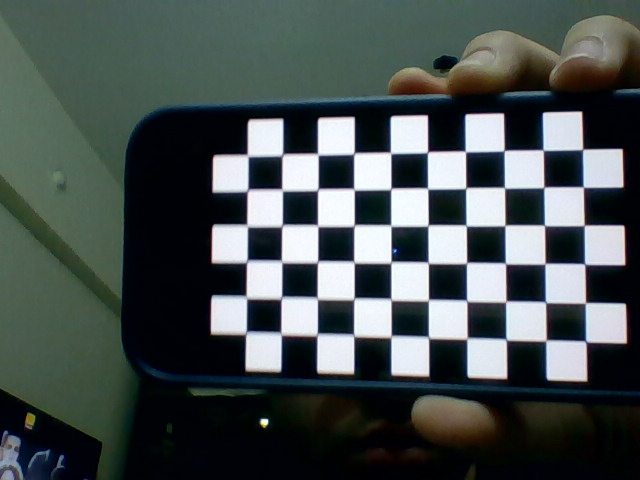
#> input picture WinterEEAproject/Midterm Evaluation/Images0.png, 640 x 480 px; its folder holds 4 pictures in this run
$ python calibration.py
#> lines starting #> are read from the running program, lines starting #| are printed output that depends on the picture
import numpy as np
import cv2 as cv
import glob


################ FIND CHESSBOARD CORNERS - OBJECT POINTS AND IMAGE POINTS #############################

chessboardSize = (4,4)
frameSize = (640,480)


# termination criteria
criteria = (cv.TERM_CRITERIA_EPS + cv.TERM_CRITERIA_MAX_ITER, 30, 0.001)


# prepare object points, like (0,0,0), (1,0,0), (2,0,0) ....,(6,5,0)
objp = np.zeros((chessboardSize[0] * chessboardSize[1], 3), np.float32)
objp[:,:2] = np.mgrid[0:chessboardSize[0],0:chessboardSize[1]].T.reshape(-1,2)

size_of_chessboard_squares_mm = 20
objp = objp * size_of_chessboard_squares_mm


# Arrays to store object points and image points from all the images.
objpoints = [] # 3d point in real world space
imgpoints = [] # 2d points in image plane.


images = glob.glob(r'C:\WinterEEAproject\Midterm Evaluation\*.png')

for image in images:

    img = cv.imread(image)
#> img is the input picture: shape (480, 640, 3); mean B, G, R 80.1, 80.9, 72.2
    gray = cv.cvtColor(img, cv.COLOR_BGR2GRAY)
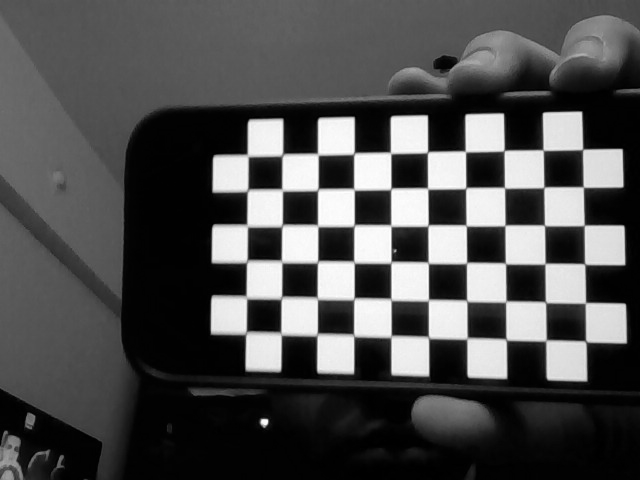
#> gray: shape (480, 640); min 0, max 255, mean 78.2

    # Find the chess board corners
    ret, corners = cv.findChessboardCorners(gray, chessboardSize, None)
#> ret = False; corners = None

    # If found, add object points, image points (after refining them)
    if ret == True:

        objpoints.append(objp)
        corners2 = cv.cornerSubPix(gray, corners, (11,11), (-1,-1), criteria)
        imgpoints.append(corners)

        # Draw and display the corners
        cv.drawChessboardCorners(img, chessboardSize, corners2, ret)
        cv.imshow('img', img)
        cv.waitKey(500)
#> pass 2 of the loop `for image in images:`:
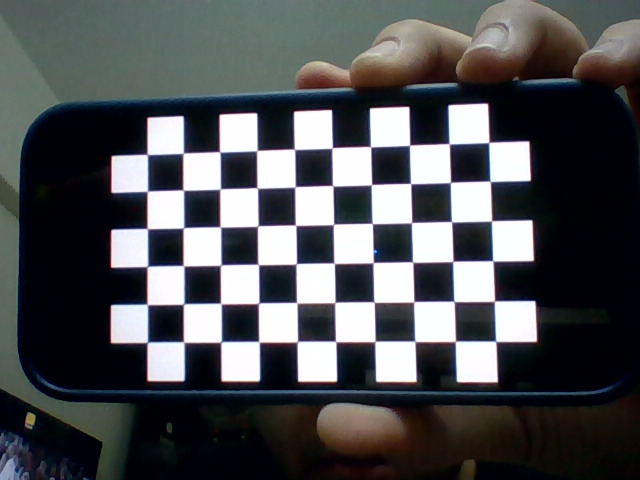
#> input picture WinterEEAproject/Midterm Evaluation/Images1.png, 640 x 480 px
#> img is the input picture: shape (480, 640, 3); mean B, G, R 83.8, 80.5, 78.9
#> `gray = cv.cvtColor(img, cv.COLOR_BGR2GRAY)`:
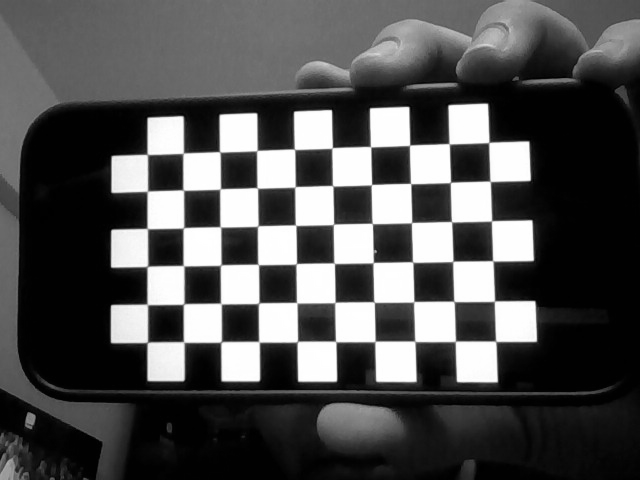
#> gray: shape (480, 640); min 0, max 255, mean 80.4
#> pass 3 of the loop `for image in images:`:
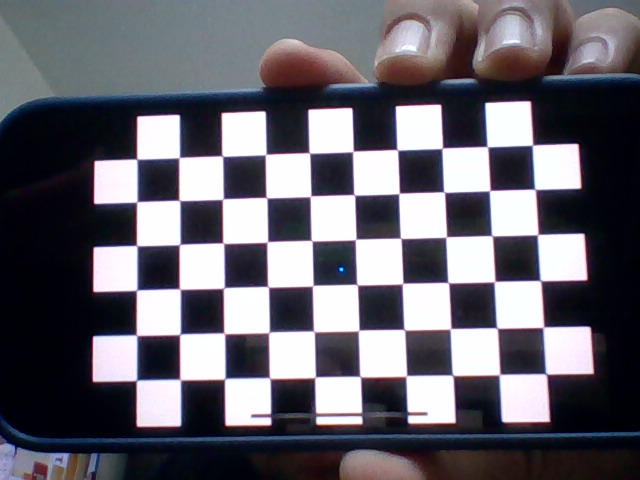
#> input picture WinterEEAproject/Midterm Evaluation/Images2.png, 640 x 480 px
#> img is the input picture: shape (480, 640, 3); mean B, G, R 108.7, 99.7, 102.1
#> `gray = cv.cvtColor(img, cv.COLOR_BGR2GRAY)`:
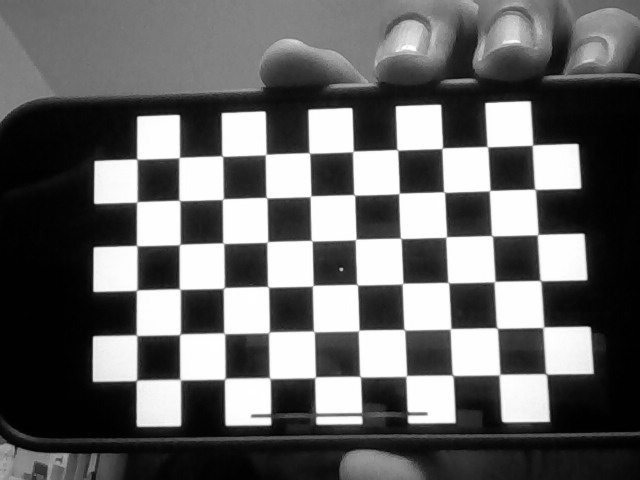
#> gray: shape (480, 640); min 0, max 255, mean 101.4
#> corners = [[304, 406], [304, 232], [304, 293], [315, 377.5], [279, 406], [269, 379]]
#> the loop made 4 passes; the first 3 are shown


cv.destroyAllWindows()


############## CALIBRATION #######################################################

#> (the run stopped early here; a loop or call above may not have finished)
